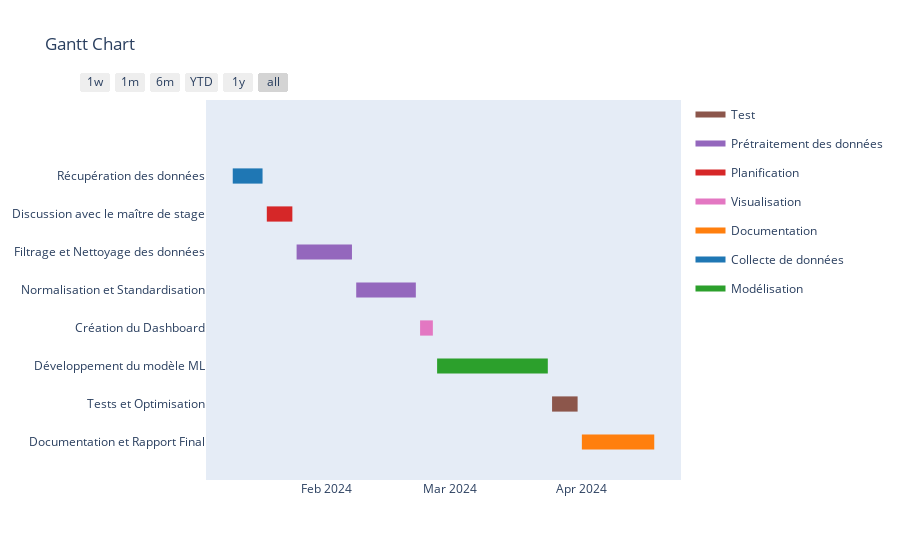

The notebook cell this image was saved under:
### Code cell
import plotly.figure_factory as ff

# Définition des tâches avec leurs dates de début et de fin
tasks = [
    dict(Task="Récupération des données", Start='2024-01-10', Finish='2024-01-17', Resource='Collecte de données'),
    dict(Task="Discussion avec le maître de stage", Start='2024-01-18', Finish='2024-01-24', Resource='Planification'),
    dict(Task="Filtrage et Nettoyage des données", Start='2024-01-25', Finish='2024-02-07', Resource='Prétraitement des données'),
    dict(Task="Normalisation et Standardisation", Start='2024-02-08', Finish='2024-02-22', Resource='Prétraitement des données'),
    dict(Task="Création du Dashboard", Start='2024-02-23', Finish='2024-02-26', Resource='Visualisation'),
    dict(Task="Développement du modèle ML", Start='2024-02-27', Finish='2024-03-24', Resource='Modélisation'),
    dict(Task="Tests et Optimisation", Start='2024-03-25', Finish='2024-03-31', Resource='Test'),
    dict(Task="Documentation et Rapport Final", Start='2024-04-01', Finish='2024-04-18', Resource='Documentation')
]

# Création du diagramme de Gantt
fig = ff.create_gantt(tasks, index_col='Resource', show_colorbar=True, group_tasks=True)

# Affichage du graphique
fig.show()

### Figure 1 — Plotly figure (JSON) as saved in the notebook; plotly's stock layout.template omitted (floating-point values rounded to 4 significant figures)
{"data": [{"fill": "toself", "fillcolor": "rgb(140, 86, 75)", "hoverinfo": "name", "legendgroup": "rgb(140, 86, 75)", "mode": "none", "name": "Test", "showlegend": true, "type": "scatter", "x": ["2024-03-25", "2024-03-31", "2024-03-31", "2024-03-25"], "y": [0.8, 0.8, 1.2, 1.2]}, {"fill": "toself", "fillcolor": "rgb(148, 103, 189)", "hoverinfo": "name", "legendgroup": "rgb(148, 103, 189)", "mode": "none", "name": "Prétraitement des données", "showlegend": true, "type": "scatter", "x": ["2024-01-25", "2024-02-07", "2024-02-07", "2024-01-25", "2024-01-25", "2024-02-08", "2024-02-22", "2024-02-22", "2024-02-08"], "y": [4.8, 4.8, 5.2, 5.2, null, 3.8, 3.8, 4.2, 4.2]}, {"fill": "toself", "fillcolor": "rgb(214, 39, 40)", "hoverinfo": "name", "legendgroup": "rgb(214, 39, 40)", "mode": "none", "name": "Planification", "showlegend": true, "type": "scatter", "x": ["2024-01-18", "2024-01-24", "2024-01-24", "2024-01-18"], "y": [5.8, 5.8, 6.2, 6.2]}, {"fill": "toself", "fillcolor": "rgb(227, 119, 194)", "hoverinfo": "name", "legendgroup": "rgb(227, 119, 194)", "mode": "none", "name": "Visualisation", "showlegend": true, "type": "scatter", "x": ["2024-02-23", "2024-02-26", "2024-02-26", "2024-02-23"], "y": [2.8, 2.8, 3.2, 3.2]}, {"fill": "toself", "fillcolor": "rgb(255, 127, 14)", "hoverinfo": "name", "legendgroup": "rgb(255, 127, 14)", "mode": "none", "name": "Documentation", "showlegend": true, "type": "scatter", "x": ["2024-04-01", "2024-04-18", "2024-04-18", "2024-04-01"], "y": [-0.2, -0.2, 0.2, 0.2]}, {"fill": "toself", "fillcolor": "rgb(31, 119, 180)", "hoverinfo": "name", "legendgroup": "rgb(31, 119, 180)", "mode": "none", "name": "Collecte de données", "showlegend": true, "type": "scatter", "x": ["2024-01-10", "2024-01-17", "2024-01-17", "2024-01-10"], "y": [6.8, 6.8, 7.2, 7.2]}, {"fill": "toself", "fillcolor": "rgb(44, 160, 44)", "hoverinfo": "name", "legendgroup": "rgb(44, 160, 44)", "mode": "none", "name": "Modélisation", "showlegend": true, "type": "scatter", "x": ["2024-02-27", "2024-03-24", "2024-03-24", "2024-02-27"], "y": [1.8, 1.8, 2.2, 2.2]}, {"legendgroup": "rgb(140, 86, 75)", "marker": {"color": "rgb(140, 86, 75)", "opacity": 0, "size": 1}, "mode": "markers", "name": "", "showlegend": false, "text": [null, null], "type": "scatter", "x": ["2024-03-25", "2024-03-31"], "y": [1, 1]}, {"legendgroup": "rgb(148, 103, 189)", "marker": {"color": "rgb(148, 103, 189)", "opacity": 0, "size": 1}, "mode": "markers", "name": "", "showlegend": false, "text": [null, null, null, null], "type": "scatter", "x": ["2024-01-25", "2024-02-07", "2024-02-08", "2024-02-22"], "y": [5, 5, 4, 4]}, {"legendgroup": "rgb(214, 39, 40)", "marker": {"color": "rgb(214, 39, 40)", "opacity": 0, "size": 1}, "mode": "markers", "name": "", "showlegend": false, "text": [null, null], "type": "scatter", "x": ["2024-01-18", "2024-01-24"], "y": [6, 6]}, {"legendgroup": "rgb(227, 119, 194)", "marker": {"color": "rgb(227, 119, 194)", "opacity": 0, "size": 1}, "mode": "markers", "name": "", "showlegend": false, "text": [null, null], "type": "scatter", "x": ["2024-02-23", "2024-02-26"], "y": [3, 3]}, {"legendgroup": "rgb(255, 127, 14)", "marker": {"color": "rgb(255, 127, 14)", "opacity": 0, "size": 1}, "mode": "markers", "name": "", "showlegend": false, "text": [null, null], "type": "scatter", "x": ["2024-04-01", "2024-04-18"], "y": [0, 0]}, {"legendgroup": "rgb(31, 119, 180)", "marker": {"color": "rgb(31, 119, 180)", "opacity": 0, "size": 1}, "mode": "markers", "name": "", "showlegend": false, "text": [null, null], "type": "scatter", "x": ["2024-01-10", "2024-01-17"], "y": [7, 7]}, {"legendgroup": "rgb(44, 160, 44)", "marker": {"color": "rgb(44, 160, 44)", "opacity": 0, "size": 1}, "mode": "markers", "name": "", "showlegend": false, "text": [null, null], "type": "scatter", "x": ["2024-02-27", "2024-03-24"], "y": [2, 2]}], "layout": {"autosize": true, "hovermode": "closest", "showlegend": true, "title": {"text": "Gantt Chart"}, "xaxis": {"autorange": true, "range": ["2024-01-03 22:14:08.3837", "2024-04-24 01:45:51.6163"], "rangeselector": {"buttons": [{"count": 7, "label": "1w", "step": "day", "stepmode": "backward"}, {"count": 1, "label": "1m", "step": "month", "stepmode": "backward"}, {"count": 6, "label": "6m", "step": "month", "stepmode": "backward"}, {"count": 1, "label": "YTD", "step": "year", "stepmode": "todate"}, {"count": 1, "label": "1y", "step": "year", "stepmode": "backward"}, {"step": "all"}]}, "showgrid": false, "type": "date", "zeroline": false}, "yaxis": {"autorange": false, "range": [-1, 9], "showgrid": false, "ticktext": ["Documentation et Rapport Final", "Tests et Optimisation", "Développement du modèle ML", "Création du Dashboard", "Normalisation et Standardisation", "Filtrage et Nettoyage des données", "Discussion avec le maître de stage", "Récupération des données"], "tickvals": [0, 1, 2, 3, 4, 5, 6, 7], "type": "linear", "zeroline": false}}}
